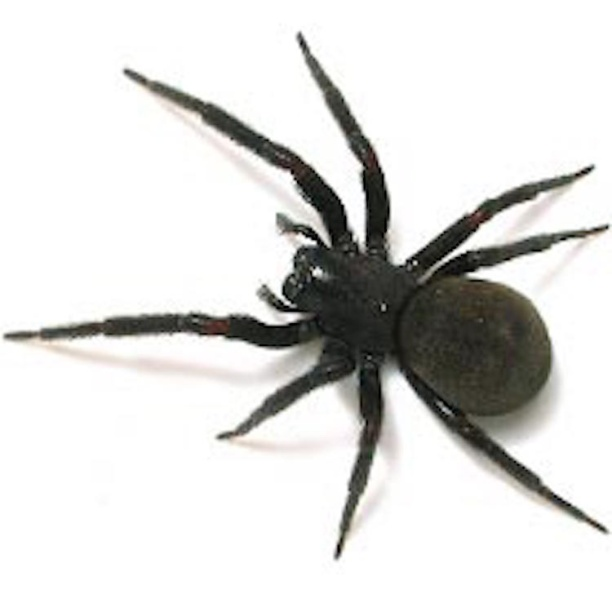
#> input picture Task2/Image/resized_source_black-house-spider_src-1.jpg, 612 x 612 px
$ python Lab2_2.py
#> lines starting #> are read from the running program, lines starting #| are printed output that depends on the picture
import cv2
import numpy as np

# Đọc ảnh
img = cv2.imread("Image/resized_source_black-house-spider_src-1.jpg")
#> img is the input picture: shape (612, 612, 3); mean B, G, R 217.9, 219.6, 219.9
h, w = img.shape[:2]
#> h = 612; w = 612

#Translation (Tịnh tiến)
tx, ty = 100, 50
M_translation = np.float32([[1, 0, tx],
                            [0, 1, ty]])

translated = cv2.warpAffine(img, M_translation, (w, h))
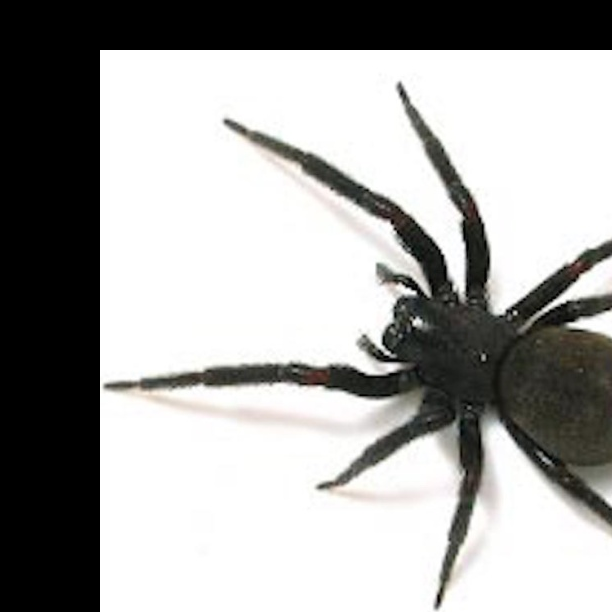
#> translated: shape (612, 612, 3); mean B, G, R 163.2, 164.6, 164.8

#Rotation (Xoay)
angle = 30
scale = 1.0
center = (w//2, h//2)
#> center = (306, 306)

M_rotation = cv2.getRotationMatrix2D(center, angle, scale)
#> M_rotation = [[0.866, 0.5, -112], [-0.5, 0.866, 194]]
rotated = cv2.warpAffine(img, M_rotation, (w, h))
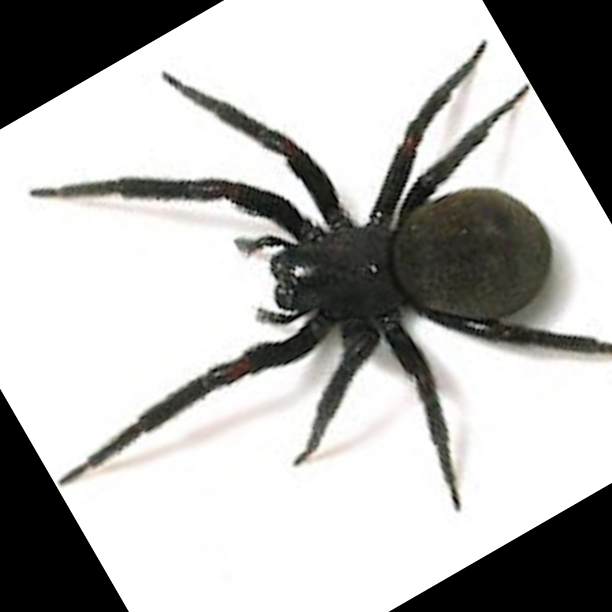
#> rotated: shape (612, 612, 3); mean B, G, R 178.8, 180.4, 180.7

#Scaling (Phóng to/thu nhỏ)
scaled = cv2.resize(img, None, fx=0.5, fy=0.5)


#Affine Transformation

pts1 = np.float32([[50,50],
                   [200,50],
                   [50,200]])

pts2 = np.float32([[10,100],
                   [200,50],
                   [100,250]])

M_affine = cv2.getAffineTransform(pts1, pts2)
affine = cv2.warpAffine(img, M_affine, (w, h))
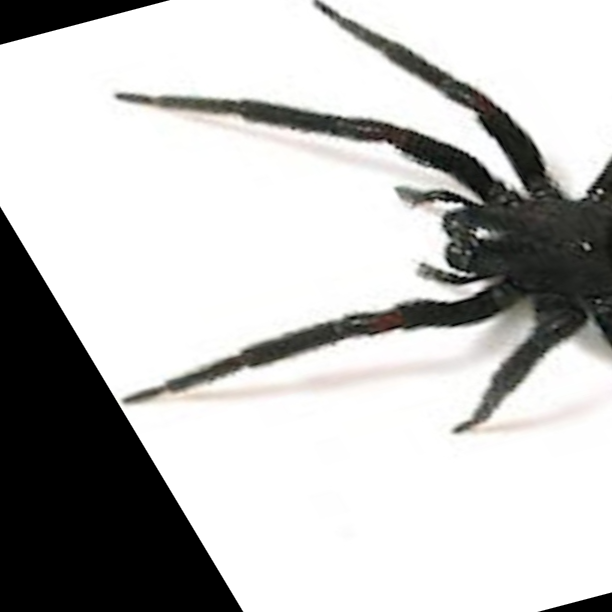
#> affine: shape (612, 612, 3); mean B, G, R 190.7, 191.8, 192


#Projective (Homography)


pts1_h = np.float32([[50,50],
                     [w-50,50],
                     [w-50,h-50],
                     [50,h-50]])

pts2_h = np.float32([[10,100],
                     [w-100,50],
                     [w-50,h-50],
                     [100,h-100]])

H = cv2.getPerspectiveTransform(pts1_h, pts2_h)
projective = cv2.warpPerspective(img, H, (w, h))
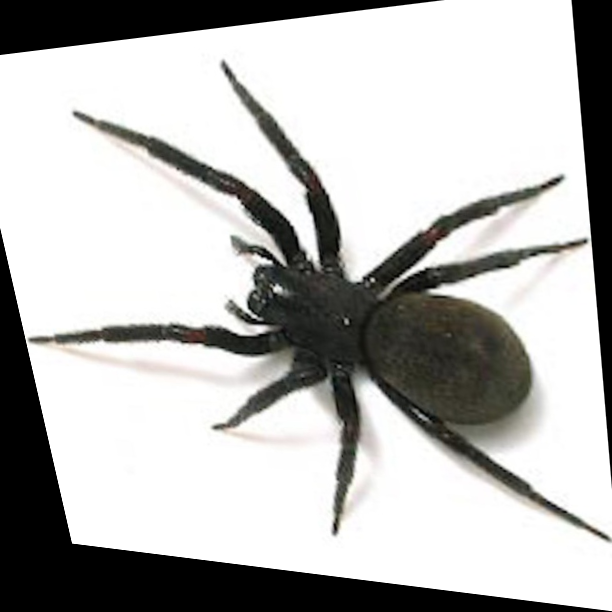
#> projective: shape (612, 612, 3); mean B, G, R 182, 183.6, 183.8


# Hiển thị kết quả


cv2.imshow("Original", img)
cv2.imshow("Translation", translated)
cv2.imshow("Rotation", rotated)
cv2.imshow("Scaling", scaled)
cv2.imshow("Affine", affine)
cv2.imshow("Projective", projective)

cv2.waitKey(0)
cv2.destroyAllWindows()

cv2.imwrite("Result/Task2_translated.jpg",translated)
cv2.imwrite("Result/Task2_rotated.jpg",rotated)
cv2.imwrite("Result/Task2_scaled.jpg",scaled)
cv2.imwrite("Result/Task2_affine.jpg",affine)
cv2.imwrite("Result/Task2_projective.jpg",projective)
